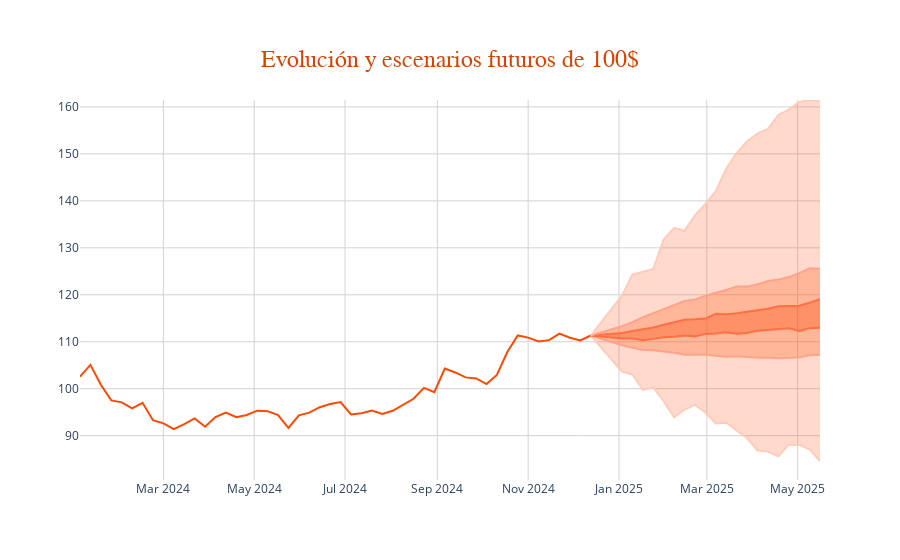

Source (notebook cell):
### Code cell
import plotly.graph_objects as go

fig = go.Figure()

# Lista de colores en tonos similares a #FE4902 (naranja/rojo)
colors = ['#FE4902', '#FFCCBC', '#FFA38C', '#FF7043']

fig.add_trace(go.Scatter(x=fanchart['fecha'], y=fanchart["Valor Portafolio"], mode='lines', line=dict(color=colors[0])))
fig.add_trace(go.Scatter(x=fanchart['fecha'], y=fanchart["P0"], mode='lines',line=dict(color=colors[1])))
fig.add_trace(go.Scatter(x=fanchart['fecha'], y=fanchart["P20"], mode='lines', fill='tonextx', fillcolor='rgba(254, 73, 2, 0.2)', line=dict(color=colors[2])))
fig.add_trace(go.Scatter(x=fanchart['fecha'], y=fanchart["P40"], mode='lines', fill='tonextx', fillcolor='rgba(254, 73, 2, 0.4)', line=dict(color=colors[3])))
fig.add_trace(go.Scatter(x=fanchart['fecha'], y=fanchart["P60"], mode='lines', fill='tonextx', fillcolor='rgba(254, 73, 2, 0.6)', line=dict(color=colors[3])))
fig.add_trace(go.Scatter(x=fanchart['fecha'], y=fanchart["P80"], mode='lines', fill='tonextx', fillcolor='rgba(254, 73, 2, 0.4)', line=dict(color=colors[2])))
fig.add_trace(go.Scatter(x=fanchart['fecha'], y=fanchart["P100"], mode='lines', fill='tonextx', fillcolor='rgba(254, 73, 2, 0.2)', line=dict(color=colors[1])))

# Personalizar diseño (fondo blanco)
fig.update_layout(
    showlegend=False,  
    plot_bgcolor='white',  # Fondo del gráfico blanco
    paper_bgcolor='white',  # Fondo del área externa blanco
    xaxis=dict(showgrid=True, gridcolor='lightgray'),  # Líneas de la cuadrícula en gris claro
    yaxis=dict(showgrid=True, gridcolor='lightgray'),
    title={
            'text': "Evolución y escenarios futuros de 100$",
             'x': 0.5,  # Centrar el título
             'xanchor': 'center',
            'yanchor': 'top'
                            },

            title_font=dict(
                    family="MiFuente",  # Tipo de letra
                    size=24,         # Tamaño del título
                    color="#D94302"      # Color del título
                    ))
    


fig.show()
